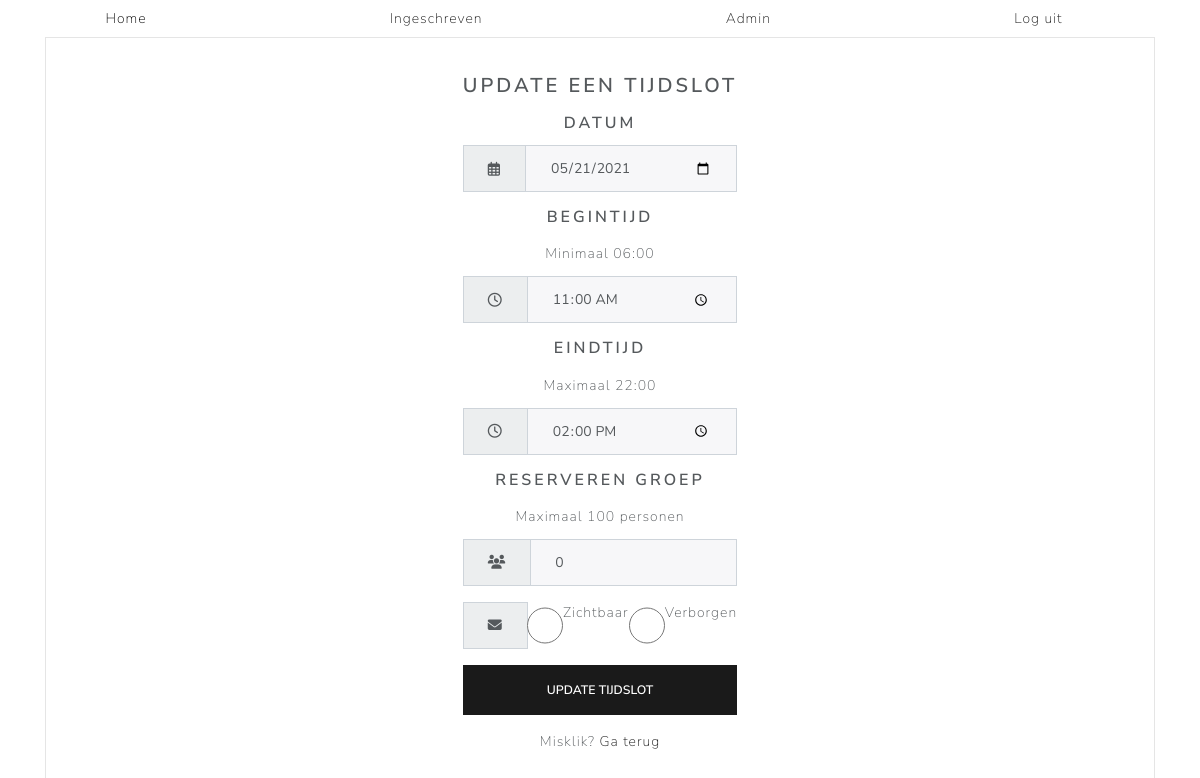
The app's page /admin/timeslot_edit.php?ID=27 (signed in) with its own data.
### tables this page shows
CREATE TABLE `times` (
  `ID` int(10) NOT NULL,
  `date` date NOT NULL,
  `starttime` time NOT NULL,
  `endtime` time NOT NULL,
  `amount_people_in` int(3) NOT NULL,
  `hidden` tinyint(1) NOT NULL,
  `created_at` timestamp NOT NULL DEFAULT CURRENT_TIMESTAMP,
  `updated_at` timestamp NOT NULL DEFAULT CURRENT_TIMESTAMP ON UPDATE CURRENT_TIMESTAMP
);

### Includes/config.php (called while the page is built, shortened)
<?php
function Conn()
{
    $dsn         = "mysql:host=localhost;dbname=ex_83504";
    $DB_username = "ex83504";
    $DB_password = "Cy8o^n68";
    try {
        $conn = new PDO($dsn, $DB_username, $DB_password);
        $conn->setAttribute(PDO::ATTR_ERRMODE, PDO::ERRMODE_EXCEPTION);
    } catch (PDOException $e) {
        $error = "Geen connectie mogelijk. Error: " . $e->getMessage();
        return $error;
    }
    return $conn;
}
function GetTimesData($ID)
{
    $stmt = Conn()->prepare("SELECT * FROM times WHERE ID=?");
    $stmt->execute([$ID]);
    $data = $stmt->fetch();
    return $data;
}

### admin/timeslot_edit.php (the view, shortened to what this page needs)
<?php
require_once('../Includes/config.php');
?>
<html lang="en">
<head>
    <link href="https://stackpath.bootstrapcdn.com/bootswatch/4.5.2/lux/bootstrap.min.css" rel="stylesheet">
</head>
<body>
    <?php
        require_once '../Includes/nav.php';
        $data = GetTimesData($_GET['ID']);
    ?>
    <div class="container">
        <div class="card bg-light">
            <article class="card-body mx-auto" style="max-width: 400px;">
                <h4 class="card-title mt-3 text-center">Update een tijdslot</h4>
                <form action="timeslot_edit_proces.php" method="POST">
                <h5 class="card-title mt-3 text-center">Datum</h5>
                    <div class="form-group input-group">
                        <div class="input-group-prepend">
                            <span class="input-group-text"> <i class="far fa-calendar-alt"></i> </span>
                        </div>
                        <input type="number" name="ID" value="<?php echo $data['ID'] ?>" hidden><br>
                        <input type="date" name="date" class="form-control" placeholder="Datum" value="<?php echo $data['date'] ?>" required><br>
                    </div>
                    <h5 class="card-title mt-3 text-center">Begintijd</h5>
                    <p class="card-title mt-3 text-center">Minimaal 06:00</p>
                    <div class="form-group input-group">
                        <div class="input-group-prepend">
                            <span class="input-group-text"> <i class="far fa-clock"></i> </span>
                        </div>
                        <input type="time" class="form-control" name="starttime" placeholder="Starttijd" min="06:00" max="22:00" value="<?php echo $data['starttime'] ?>" required><br>
                    </div>
                    <h5 class="card-title mt-3 text-center">Eindtijd</h5>
                    <p class="card-title mt-3 text-center">Maximaal 22:00</p>
                    <div class="form-group input-group">
                        <div class="input-group-prepend">
                            <span class="input-group-text"> <i class="far fa-clock"></i> </span>
                        </div>
                        <input type="time" class="form-control" name="endtime" placeholder="Eindtijd" min="06:00" max="22:00" value="<?php echo $data['endtime'] ?>" required><br>
                    </div>
                    <h5 class="card-title mt-3 text-center">Reserveren groep</h5>
                    <p class="card-title mt-3 text-center">Maximaal 100 personen</p>
                    <div class="form-group input-group">
                        <div class="input-group-prepend">
                            <span class="input-group-text"> <i class="fas fa-users"></i> </span>
                        </div>
                        <input type="number" class="form-control" name="amount_people_in" placeholder="Grootte groep" min="0" max="100" value="<?php echo $data['amount_people_in'] ?>"><br>
                    </div>
                    <div class="form-group input-group">
                        <div class="input-group-prepend">
                            <span class="input-group-text"> <i class="fas fa-envelope"></i> </span>
                        </div>
                        <input type="radio" name="hidden" value="1" id="true" class="form-control" placeholder="Zichtbaarheid">
                        <label for="true">Zichtbaar</label>
                        <input type="radio" name="hidden" value="0" id="false" class="form-control" placeholder="Zichtbaarheid">
                        <label for="false">Verborgen</label>
                    </div>
                    <div class="form-group">
                        <button type="submit" class="btn btn-primary btn-block"> Update Tijdslot </button>
                    </div>
                    <p class="text-center">Misklik? <a href="./index.php">Ga terug</a> </p>
                </form>
            </article>
        </div>
    </div>
</body>
</html>

### records on screen
times: date "05/21/2021", starttime "11:00:00", endtime "14:00:00", amount_people_in "0"
